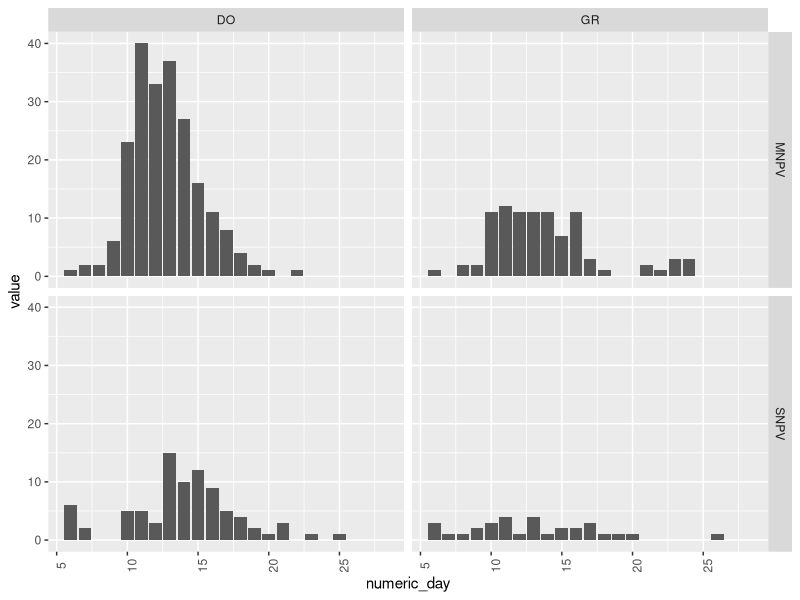
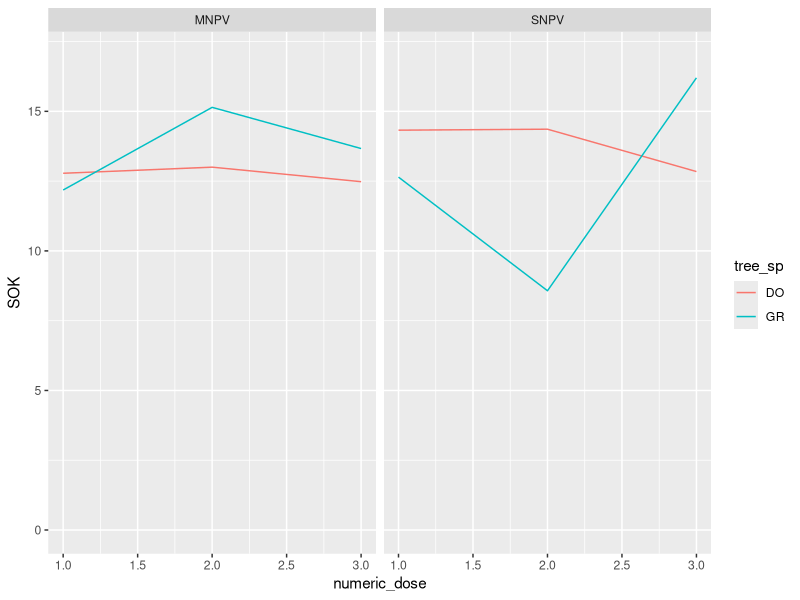
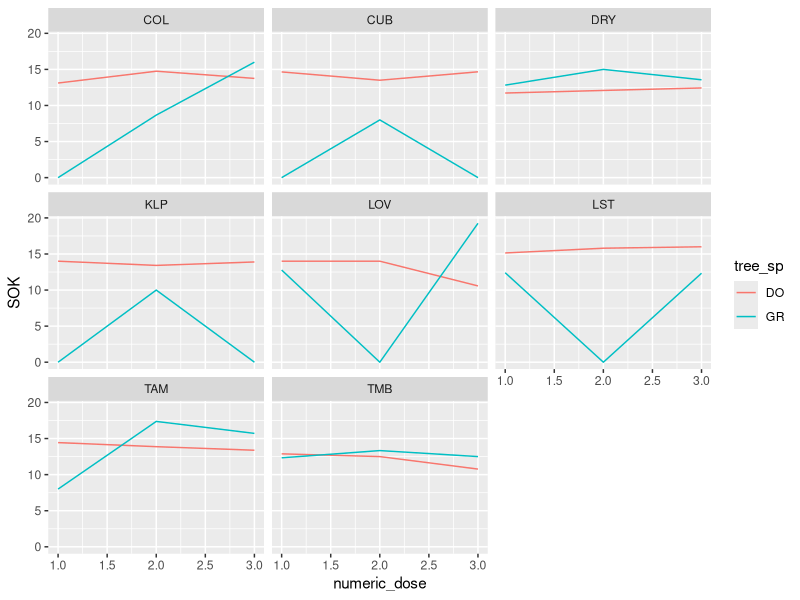
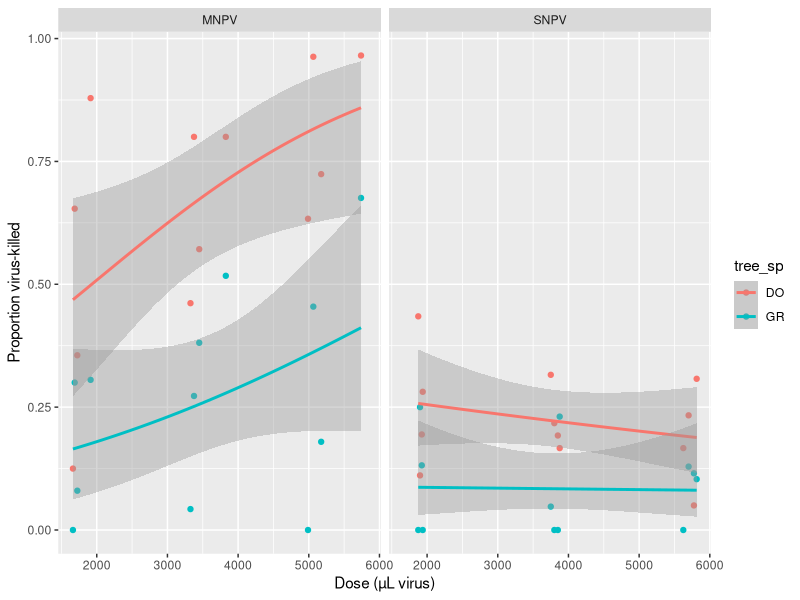
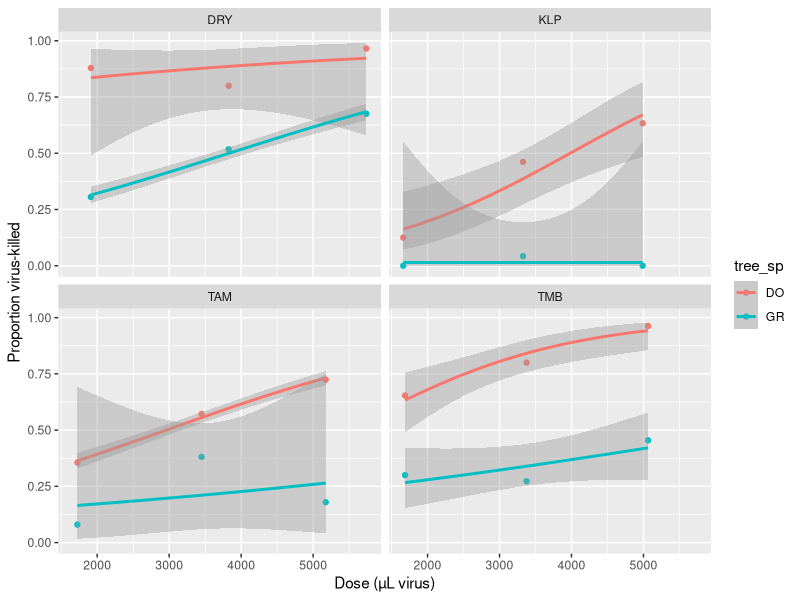

The R source for these figures, in order: (Note: this script raises an error after producing the figures.)
library(tidyverse)
setwd("~/Desktop/school/dwyer_research/SOK")
SOK_data <- read.csv(file="SOK_reordered.csv",header=TRUE,sep=",")

dose_var <- SOK_data$ob_count


##cumulating death curves

cumulate_cols <- function(arr) {
  for (i in 2:ncol(arr)) {
    arr[,i] <- arr[,i] + arr[,i-1]
  }
  return(arr)
}

cumulated_SOK <- SOK_data
cumulated_SOK[,9:31] <- cumulate_cols(SOK_data[,9:31])



## SOK histograms

days <- colnames(SOK_data)[9:31]

day_num <- function(str) {
  return(substring(str,5,) %>% strtoi())
}

tidy <- SOK_data %>%
  pivot_longer(days, names_to="day")

tidy <- tidy %>% cbind(numeric_day = unlist(lapply(tidy$day, day_num)))

tidy %>% ggplot() +
  aes(x=numeric_day, y=value) + geom_col() +
  theme(axis.text.x = element_text(angle = 90)) +
  facet_grid(capsid~tree_sp)




##average SOK

weighted_SOK <- SOK_data
for (i in 9:31) {
  weighted_SOK[i] <- (i - 3) * SOK_data[i]
}

weighted_SOK$weighted_sums <- rowSums(weighted_SOK[9:31])
grouped_SOK <- weighted_SOK %>%
  group_by(capsid,tree_sp,numeric_dose) %>%
  summarise(SOK=sum(weighted_sums)/sum(total_virus))

ggplot(data = grouped_SOK) + facet_wrap(~capsid) +
  aes(x=numeric_dose,y=SOK, color=tree_sp) + geom_line() + ylim(c(0,17))

ggplot(data = SOK_data) + facet_wrap(~strain,nrow=3) +
  aes(x=numeric_dose,y=SOK, color=tree_sp) + geom_line()



## glms for all data



null <- glm(dose_response ~ 1,
            family = "binomial", data = SOK_data, weights=total_n)

summary(glm(dose_response ~ dose_var, 
            family = "binomial", data = SOK_data, weights=total_n))$aic
summary(glm(dose_response ~ capsid,
            family = "binomial", data = SOK_data, weights=total_n))$aic
summary(glm(dose_response ~ tree_sp,
            family = "binomial", data = SOK_data, weights=total_n))$aic

summary(glm(dose_response ~ dose_var + capsid, 
            family = "binomial", data = SOK_data, weights=total_n))$aic
summary(glm(dose_response ~ dose_var + tree_sp,
            family = "binomial", data = SOK_data, weights=total_n))$aic
summary(glm(dose_response ~ capsid + tree_sp,
            family = "binomial", data = SOK_data, weights=total_n))$aic

summary(glm(dose_response ~ dose_var + capsid + tree_sp,
            family = "binomial", data = SOK_data, weights=total_n))$aic

m <- glm(dose_response ~ dose_var * capsid + tree_sp * capsid,
            family = "binomial", data = SOK_data, weights=total_n)

summary(glm(dose_response ~ dose_var * capsid * tree_sp,
            family = "binomial", data = SOK_data, weights=total_n))$aic


ggplot(data = SOK_data) + facet_wrap(~capsid) +
  aes(x=dose_var,y=dose_response, color=tree_sp) +
  geom_point() +
  geom_smooth(method="glm",method.args=c(family="quasibinomial")) +
  xlab("Dose (µL virus)") +
  ylab("Proportion virus-killed")


## glms for just MNPV

SNPVs <- filter(SOK_data, capsid == "SNPV")
MNPVs <- filter(SOK_data, capsid == "MNPV")

summary(glm(dose_response ~ 1,
            family = "binomial", data = MNPVs, weights=total_n))$aic

summary(glm(dose_response ~ ob_count, 
            family = "binomial", data = MNPVs, weights=total_n))$aic
summary(glm(dose_response ~ strain,
            family = "binomial", data = MNPVs, weights=total_n))$aic
summary(glm(dose_response ~ tree_sp,
            family = "binomial", data = MNPVs, weights=total_n))$aic

summary(glm(dose_response ~ ob_count + strain, 
            family = "binomial", data = MNPVs, weights=total_n))#$aic
summary(glm(dose_response ~ ob_count + tree_sp,
            family = "binomial", data = MNPVs, weights=total_n))#$aic
summary(glm(dose_response ~ strain + tree_sp,
            family = "binomial", data = MNPVs, weights=total_n))#$aic

summary(glm(dose_response ~ ob_count + strain + tree_sp,
            family = "binomial", data = MNPVs, weights=total_n))#$aic

ggplot(data = MNPVs) + facet_wrap(~strain) +
  aes(x=ob_count,y=dose_response, color=tree_sp) +
  geom_point() +
  geom_smooth(method="glm",method.args=c(family="quasibinomial")) +
  xlab("Dose (µL virus)") +
  ylab("Proportion virus-killed")




## more graph

#summary of tranmission rates
ggplot(data = SOK_data_w_control) + facet_wrap(~strain,nrow=3) +
  aes(x=ob_count,y=dose_response, color=tree_sp) + geom_line()




